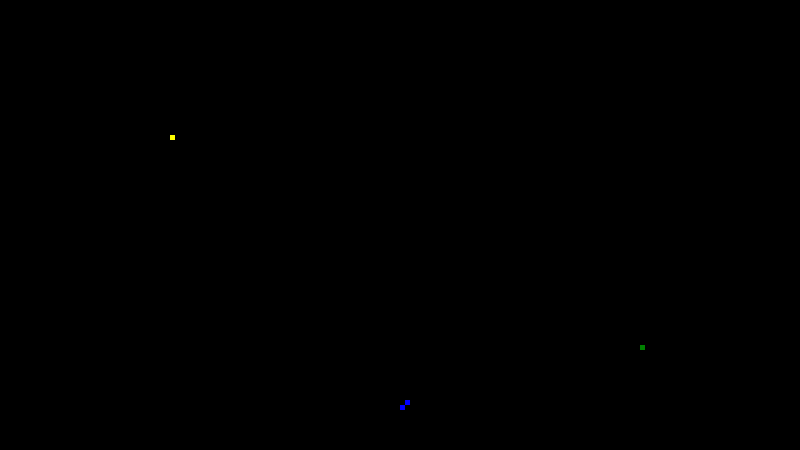
Frame 1 (no input)
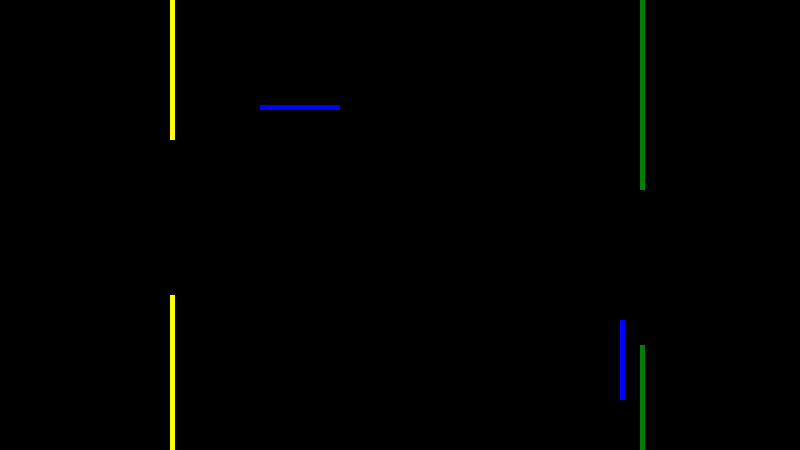
Frame 60 (no input)
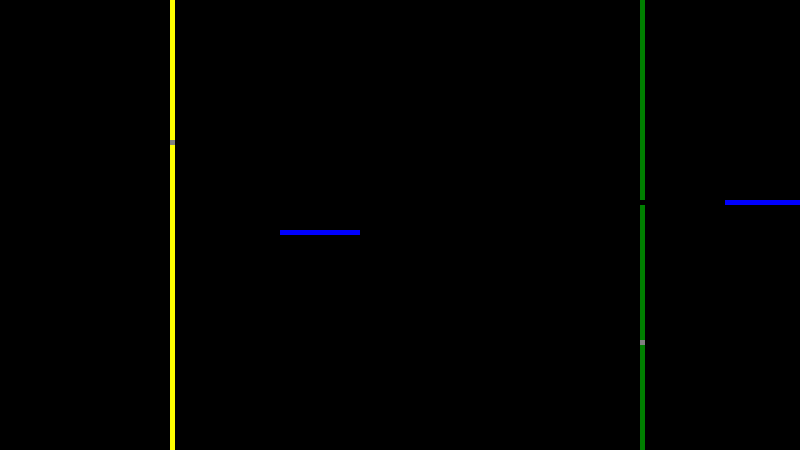
Frame 120 (the mouse pressed at the canvas centre since frame 60)

The p5.js sketch that drew these frames (run headless with seeded random() and noise() and a simulated clock; from frame 60 on, the mouse is pressed at the canvas centre):

// p5.js sketch
// ── sketch.js
function setup() {
	const canvasSizeX = 800;
	const canvasSizeY = 450;

  createCanvas(canvasSizeX, canvasSizeY);
  background(0);

  player = new Rider({x: Math.floor(Math.random() * 600 / CELL_SIZE + 100 / CELL_SIZE), y: Math.floor(Math.random() * 250 / CELL_SIZE + 100 / CELL_SIZE)}, 'green');
  player2 = new Rider({x: Math.floor(Math.random() * 600 / CELL_SIZE + 100 / CELL_SIZE), y: Math.floor(Math.random() * 250 / CELL_SIZE + 100 / CELL_SIZE)}, 'yellow');
  ghosts = [];
  for (var i = 0; i < 2; i++) {
  	ghosts.push(new Ghost(canvasSizeX/CELL_SIZE, canvasSizeX/CELL_SIZE, "blue"));
  }
  riders = [];
  for(var i = 0; i < 0; i++){
    riders.push(new Rider({x: Math.floor(Math.random() * 600 / CELL_SIZE + 100 / CELL_SIZE), y: Math.floor(Math.random() * 250 / CELL_SIZE + 100 / CELL_SIZE)}, 'red'));
  }
  field = new Field({x:800 / CELL_SIZE + 1, y: 450 /CELL_SIZE + 1}, CELL_SIZE);
}

function keyPressed() {

    console.log(keyCode);
    if(keyCode == RIGHT_ARROW) {
        if(player.direction.x == 0){
          player.direction.y = 0;
          player.direction.x = 1;
        }
    } else if (keyCode == LEFT_ARROW) {
      if(player.direction.x == 0){
        player.direction.y = 0;
        player.direction.x = -1;
      }
    } else if (keyCode == UP_ARROW) {
      if(player.direction.y == 0){
        player.direction.y = -1;
        player.direction.x = 0;
      }
    } else if (keyCode == DOWN_ARROW) {
      if(player.direction.y == 0){
        player.direction.y = 1;
        player.direction.x = 0;
      }
    }

    if(keyCode == 68) {
        if(player2.direction.x == 0){
          player2.direction.y = 0;
          player2.direction.x = 1;
        }
    } else if (keyCode == 65) {
      if(player2.direction.x == 0){
        player2.direction.y = 0;
        player2.direction.x = -1;
      }
    } else if (keyCode == 87) {
      if(player2.direction.y == 0){
        player2.direction.y = -1;
        player2.direction.x = 0;
      }
    } else if (keyCode == 83) {
      if(player2.direction.y == 0){
        player2.direction.y = 1;
        player2.direction.x = 0;
      }
    }


}

function draw() {

  player.checkCollisions(field);
  player2.checkCollisions(field);


  if(player.alive)
    player.move(field);

  player.draw();
if(player2.alive)
    player2.move(field);

  player2.draw();

  for(var i = 0; i < riders.length; i++){

    riders[i].checkCollisions(field);

    if(riders[i].alive){
      riders[i].move(field);
    }

    riders[i].draw();



  }
  for (var i = 0; i < ghosts.length; i++) {
  	ghosts[i].move(field);
  	ghosts[i].draw();
  }


}

// ── Entity.js
class Entity {

	constructor(position, colour){
		this.position = position;
		this.colour = colour;
		this.size = {x:CELL_SIZE, y:CELL_SIZE};
    this.alive = true;
    this.directions = [
        {x:0,y:1},{x:1,y:0},{x:-1,y:0},{x:0,y:-1}       
    ];
    this.direction = this.directions[Math.floor(Math.random() * this.directions.length)];

    this.speed = 1;

    }

	draw(){
    if(this.alive)
		  fill(this.colour);
    else
      fill('gray')

    noStroke();
		rect(this.position.x * this.size.x, this.position.y * this.size.y, this.size.x, this.size.y);
	}

}

// ── Field.js
CELL_SIZE = 5;
class Field{
  constructor(size){
    this.size = size;
    this.CELL_SIZE = CELL_SIZE
    this.field = [];
    for(var i = 0; i < this.size.x; i++){
      this.field.push([]);
      for(var j = 0; j < this.size.y; j++){
        this.field[i].push({value: false, colour:'black'});
      }
    }
  }

  setAt(pos, _value, _colour){
    this.field[pos.x][pos.y] = {value: _value, colour: _colour};
  }
}

// ── Ghost.js
class Ghost extends Entity {

	

	constructor (canvasSizeX, canvasSizeY, colour) {
  	super({x:(canvasSizeX/2), y:(canvasSizeY/2)}, colour);
  	this.changeDir = 0;
		this.directions = [
  		{x:0,y:1},{x:1,y:0},{x:-1,y:0},{x:0,y:-1} 		
  	];
    this.directionIndex = Math.floor(Math.random() * this.directions.length); 
  	this.direction = this.directions[this.directionIndex];
    this.maxTail = 15;
    this.tail= [this.position];
    // this.size= {x:CELL_SIZE*, y:CELL_SIZE*2};
	}


  move(field){

      if(this.tail.length>this.maxTail){
        field.setAt(this.tail[0], false, 'black');
              
        fill("black");
        rect(this.tail[0].x * this.size.x, this.tail[0].y * this.size.y, this.size.x, this.size.y); 
        var erased = this.tail.shift();
     
    
      }
    
      if(this.changeDir< ((Math.random() * 300 )+ 10) ){
        this.changeDir++;
      } else {
        var newIndex = Math.floor(Math.random() * this.directions.length);
        while((this.directions[this.directionIndex].x*-1) === (this.directions[newIndex].x*-1) || (this.directions[this.directionIndex].y*-1) === (this.directions[newIndex].y*-1) ){
          newIndex = Math.floor(Math.random() * this.directions.length);
        }
        
        
        this.directionIndex = newIndex;
        this.direction = this.directions[this.directionIndex];
        
        this.changeDir = 0;
      }
      this.position.x += this.direction.x;
      this.position.y += this.direction.y;

      if(this.position.x > 800 / this.size.x)
        this.position.x = 0;
      if(this.position.x < 0)
        this.position.x = 800 / this.size.x;
      if(this.position.y > 450 / this.size.y)
        this.position.y = 0;
      if(this.position.y < 0)
        this.position.y = 450 / this.size.y;

      this.tail.push({x: this.position.x, y: this.position.y});
      // console.log("added " + this.position.x + ", " + this.position.y);

  }

  checkCollisions(field){
    if(field.field[this.position.x][this.position.y].value){
      field.field[this.position.x][this.position.y].value = 0;
    }
  }
  draw(){
    
    fill(this.colour);
    noStroke();
    rect(this.position.x * this.size.x, this.position.y * this.size.y, this.size.x, this.size.y);


  }


}
// ── NN.js
class NeuralNetowrk {
	
	constructor(inputs, hiddenlayers){
		this.inputs = inputs;
		this.activationNodes = inputs;
		this.hiddenlayers = hiddenlayers;
		this.outputs = [];
		this.weights = [];
		this.activation = [];

		this.buildWeights();

	}

	sigmoid(n){
		return 1 / (1 + 2.718281 ** (-n));
	}

	buildWeights(){

		// this.weights.length = hiddenlayers + 1;
		// this.weights[0].length = activationNodes * inputs + 1;
		// this.weights[1].length = activationNodes * inputs + 1;

		for(var i = 0; i < this.hiddenlayers + 1; i++){
			this.weights.push([]);
			for(var j = 0; j < this.activationNodes; j++){
				this.weights[i].push([]);
				for(var k = 0; k < this.inputs + 1; k++){
					//this works?
					this.weights[i][j].push(-1000);
				}
			}
		}
		
	}

	MatrixMul(one, two){

		var activation = [];
		//bias per activation
		activation.push(1);
		var total;


		for(var i = 0; i < one.length; i++){

			total = 0;

			for(var j = 0; j < one[i].length; j++){
				total += one[i][j] * two[j];
			}

			activation.push(this.sigmoid(total));
		}


		return activation;
	}

	forwardPropagation(_in) {
		this.activation = [];

		this.activation.push(this.MatrixMul(this.weights[0], this.addBias(_in)));

		console.log(this.activation);

		for(var i = 1; i < this.hiddenlayers; i++){
			this.activation.push(this.MatrixMul(this.weights[i], this.activation[i-1]));
		}

		this.outputs = this.MatrixMul(this.weights[this.weights.length - 1], this.activation[this.activation.length - 1]);

		return this.outputs;
	}

	addBias(array){

		var aux = [];
		aux.push(1);

		for(var i = 0; i < array.length; i++){
			aux.push(array[i]);
		}

		return aux;
	}

	

}


nn = new NeuralNetowrk(3,1);

console.log(nn.forwardPropagation([1, 1, 1]));

/*/
	input = [3,2]

	weights = 
	[[0,0,0]
	[0,0,0]
	[0,0,0]
	[0,0,0]]
/*/
// ── Rider.js
class Rider extends Entity{
  move(field){
      field.setAt(this.position, true, this.colour);

      this.position.x += this.direction.x;
      this.position.y += this.direction.y;

      if(this.position.x > 800 / this.size.x)
        this.position.x = 0;
      if(this.position.x < 0)
        this.position.x = 800 / this.size.x;
      if(this.position.y > 450 / this.size.y)
        this.position.y = 0;
      if(this.position.y < 0)
        this.position.y = 450 / this.size.y;
  }

  checkCollisions(field){
    //console.log(this.position.x + " " + this.position.y);
    if(field.field[this.position.x][this.position.y].value){
      this.alive = false;
    }
  }

}
